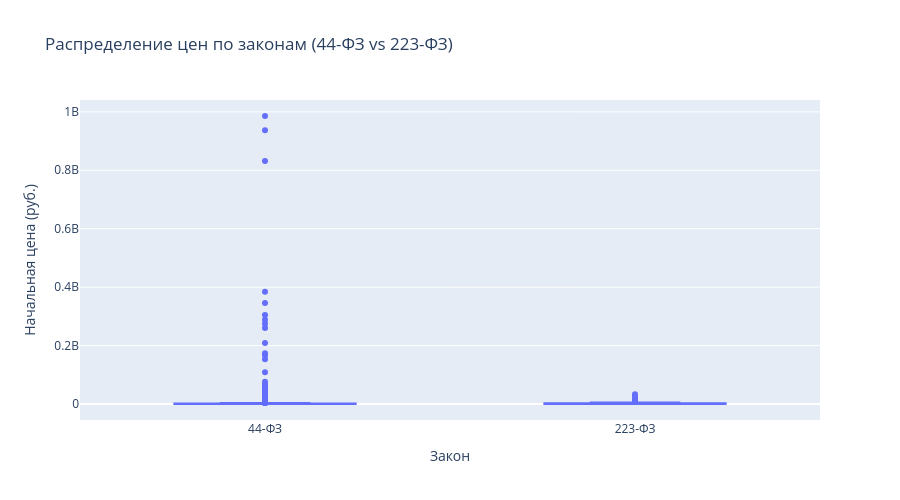

Notebook code cell kept with this figure:
### Code cell
# Сравнение цен по законам (box plot)
fig = px.box(
    df,
    x='law',
    y='initial_price',
    title='Распределение цен по законам (44-ФЗ vs 223-ФЗ)',
    labels={'law': 'Закон', 'initial_price': 'Начальная цена (руб.)'}
)
fig.update_layout(height=500)
fig.show()

### Figure 1 — Plotly figure (JSON) as saved in the notebook; plotly's stock layout.template omitted (floating-point values rounded to 4 significant figures; data arrays with more than 128 entries replaced by an {"elided": "..."} marker saying what was removed)
{"data": [{"alignmentgroup": "True", "hovertemplate": "Закон=%{x}<br>Начальная цена (руб.)=%{y}<extra></extra>", "legendgroup": "", "marker": {"color": "#636efa"}, "name": "", "notched": false, "offsetgroup": "", "orientation": "v", "showlegend": false, "type": "box", "x": {"elided": "600 str values"}, "x0": " ", "xaxis": "x", "y": {"elided": "600 float values"}, "y0": " ", "yaxis": "y"}], "layout": {"boxmode": "group", "height": 500, "legend": {"tracegroupgap": 0}, "title": {"text": "Распределение цен по законам (44-ФЗ vs 223-ФЗ)"}, "xaxis": {"anchor": "y", "domain": [0, 1], "title": {"text": "Закон"}}, "yaxis": {"anchor": "x", "domain": [0, 1], "title": {"text": "Начальная цена (руб.)"}}}}
